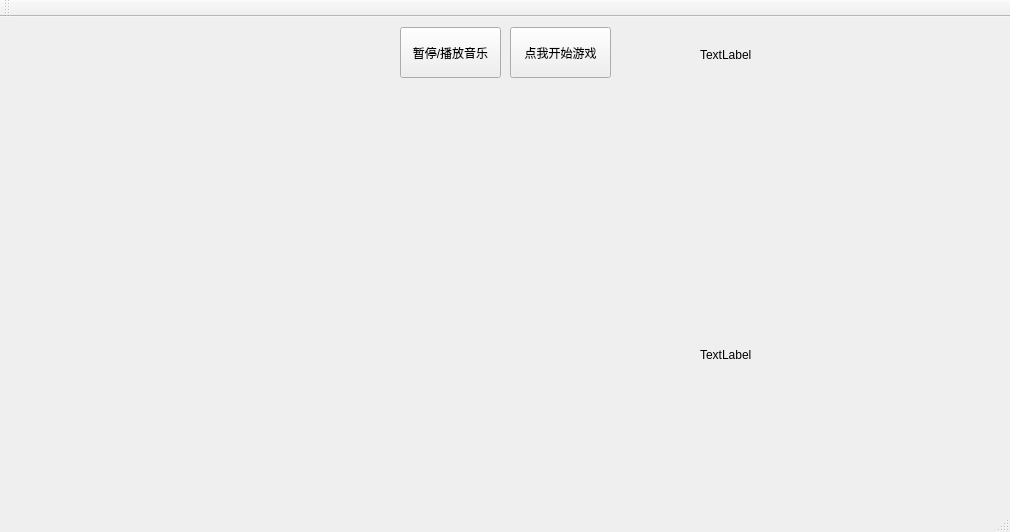
<?xml version="1.0" encoding="UTF-8"?>
<ui version="4.0">
 <class>MainWindow</class>
 <widget class="QMainWindow" name="MainWindow">
  <property name="geometry">
   <rect>
    <x>0</x>
    <y>0</y>
    <width>1010</width>
    <height>532</height>
   </rect>
  </property>
  <property name="windowTitle">
   <string>MainWindow</string>
  </property>
  <widget class="QWidget" name="centralWidget">
   <widget class="QPushButton" name="pushButton">
    <property name="geometry">
     <rect>
      <x>510</x>
      <y>10</y>
      <width>101</width>
      <height>51</height>
     </rect>
    </property>
    <property name="text">
     <string>点我开始游戏</string>
    </property>
   </widget>
   <widget class="QLabel" name="label">
    <property name="geometry">
     <rect>
      <x>700</x>
      <y>30</y>
      <width>54</width>
      <height>16</height>
     </rect>
    </property>
    <property name="text">
     <string>TextLabel</string>
    </property>
   </widget>
   <widget class="QLabel" name="label_2">
    <property name="geometry">
     <rect>
      <x>700</x>
      <y>330</y>
      <width>54</width>
      <height>16</height>
     </rect>
    </property>
    <property name="text">
     <string>TextLabel</string>
    </property>
   </widget>
   <widget class="QPushButton" name="pushButton_2">
    <property name="geometry">
     <rect>
      <x>400</x>
      <y>10</y>
      <width>101</width>
      <height>51</height>
     </rect>
    </property>
    <property name="text">
     <string>暂停/播放音乐</string>
    </property>
   </widget>
  </widget>
  <widget class="QMenuBar" name="menuBar">
   <property name="geometry">
    <rect>
     <x>0</x>
     <y>0</y>
     <width>1010</width>
     <height>23</height>
    </rect>
   </property>
  </widget>
  <widget class="QToolBar" name="mainToolBar">
   <attribute name="toolBarArea">
    <enum>TopToolBarArea</enum>
   </attribute>
   <attribute name="toolBarBreak">
    <bool>false</bool>
   </attribute>
  </widget>
  <widget class="QStatusBar" name="statusBar"/>
 </widget>
 <layoutdefault spacing="6" margin="11"/>
 <resources/>
 <connections/>
</ui>
